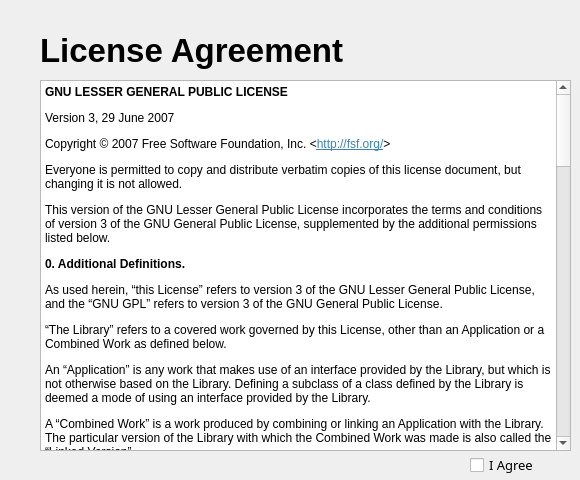
<?xml version="1.0" encoding="UTF-8"?>
<ui version="4.0">
 <class>ReadingTab</class>
 <widget class="QWidget" name="ReadingTab">
  <property name="geometry">
   <rect>
    <x>0</x>
    <y>0</y>
    <width>580</width>
    <height>480</height>
   </rect>
  </property>
  <property name="windowTitle">
   <string>Form</string>
  </property>
  <widget class="QLabel" name="label">
   <property name="geometry">
    <rect>
     <x>40</x>
     <y>30</y>
     <width>521</width>
     <height>40</height>
    </rect>
   </property>
   <property name="font">
    <font>
     <pointsize>25</pointsize>
     <weight>75</weight>
     <bold>true</bold>
    </font>
   </property>
   <property name="text">
    <string>License Agreement</string>
   </property>
  </widget>
  <widget class="QTextBrowser" name="textBrowser">
   <property name="geometry">
    <rect>
     <x>40</x>
     <y>80</y>
     <width>531</width>
     <height>371</height>
    </rect>
   </property>
   <property name="html">
    <string>&lt;!DOCTYPE HTML PUBLIC &quot;-//W3C//DTD HTML 4.0//EN&quot; &quot;http://www.w3.org/TR/REC-html40/strict.dtd&quot;&gt;
&lt;html&gt;&lt;head&gt;&lt;meta name=&quot;qrichtext&quot; content=&quot;1&quot; /&gt;&lt;style type=&quot;text/css&quot;&gt;
p, li { white-space: pre-wrap; }
&lt;/style&gt;&lt;/head&gt;&lt;body style=&quot; font-family:'Sans Serif'; font-size:9pt; font-weight:400; font-style:normal;&quot;&gt;
&lt;p style=&quot; margin-top:14px; margin-bottom:12px; margin-left:0px; margin-right:0px; -qt-block-indent:0; text-indent:0px;&quot;&gt;&lt;span style=&quot; font-weight:600;&quot;&gt;GNU LESSER GENERAL PUBLIC LICENSE&lt;/span&gt;&lt;/p&gt;
&lt;p style=&quot; margin-top:12px; margin-bottom:12px; margin-left:0px; margin-right:0px; -qt-block-indent:0; text-indent:0px;&quot;&gt;Version 3, 29 June 2007 &lt;/p&gt;
&lt;p style=&quot; margin-top:12px; margin-bottom:12px; margin-left:0px; margin-right:0px; -qt-block-indent:0; text-indent:0px;&quot;&gt;Copyright © 2007 Free Software Foundation, Inc. &amp;lt;&lt;a href=&quot;http://fsf.org/&quot;&gt;&lt;span style=&quot; text-decoration: underline; color:#3b82b2;&quot;&gt;http://fsf.org/&lt;/span&gt;&lt;/a&gt;&amp;gt;&lt;/p&gt;
&lt;p style=&quot; margin-top:12px; margin-bottom:12px; margin-left:0px; margin-right:0px; -qt-block-indent:0; text-indent:0px;&quot;&gt;Everyone is permitted to copy and distribute verbatim copies of this license document, but changing it is not allowed. &lt;/p&gt;
&lt;p style=&quot; margin-top:12px; margin-bottom:12px; margin-left:0px; margin-right:0px; -qt-block-indent:0; text-indent:0px;&quot;&gt;This version of the GNU Lesser General Public License incorporates the terms and conditions of version 3 of the GNU General Public License, supplemented by the additional permissions listed below. &lt;/p&gt;
&lt;p style=&quot; margin-top:0px; margin-bottom:0px; margin-left:0px; margin-right:0px; -qt-block-indent:0; text-indent:0px;&quot;&gt;&lt;a name=&quot;section0&quot;&gt;&lt;/a&gt;&lt;span style=&quot; font-weight:600;&quot;&gt;0&lt;/span&gt;&lt;span style=&quot; font-weight:600;&quot;&gt;. Additional Definitions.&lt;/span&gt; &lt;/p&gt;
&lt;p style=&quot; margin-top:12px; margin-bottom:12px; margin-left:0px; margin-right:0px; -qt-block-indent:0; text-indent:0px;&quot;&gt;As used herein, “this License” refers to version 3 of the GNU Lesser General Public License, and the “GNU GPL” refers to version 3 of the GNU General Public License. &lt;/p&gt;
&lt;p style=&quot; margin-top:12px; margin-bottom:12px; margin-left:0px; margin-right:0px; -qt-block-indent:0; text-indent:0px;&quot;&gt;“The Library” refers to a covered work governed by this License, other than an Application or a Combined Work as defined below. &lt;/p&gt;
&lt;p style=&quot; margin-top:12px; margin-bottom:12px; margin-left:0px; margin-right:0px; -qt-block-indent:0; text-indent:0px;&quot;&gt;An “Application” is any work that makes use of an interface provided by the Library, but which is not otherwise based on the Library. Defining a subclass of a class defined by the Library is deemed a mode of using an interface provided by the Library. &lt;/p&gt;
&lt;p style=&quot; margin-top:12px; margin-bottom:12px; margin-left:0px; margin-right:0px; -qt-block-indent:0; text-indent:0px;&quot;&gt;A “Combined Work” is a work produced by combining or linking an Application with the Library. The particular version of the Library with which the Combined Work was made is also called the “Linked Version”. &lt;/p&gt;
&lt;p style=&quot; margin-top:12px; margin-bottom:12px; margin-left:0px; margin-right:0px; -qt-block-indent:0; text-indent:0px;&quot;&gt;The “Minimal Corresponding Source” for a Combined Work means the Corresponding Source for the Combined Work, excluding any source code for portions of the Combined Work that, considered in isolation, are based on the Application, and not on the Linked Version. &lt;/p&gt;
&lt;p style=&quot; margin-top:12px; margin-bottom:12px; margin-left:0px; margin-right:0px; -qt-block-indent:0; text-indent:0px;&quot;&gt;The “Corresponding Application Code” for a Combined Work means the object code and/or source code for the Application, including any data and utility programs needed for reproducing the Combined Work from the Application, but excluding the System Libraries of the Combined Work. &lt;/p&gt;
&lt;p style=&quot; margin-top:0px; margin-bottom:0px; margin-left:0px; margin-right:0px; -qt-block-indent:0; text-indent:0px;&quot;&gt;&lt;a name=&quot;section1&quot;&gt;&lt;/a&gt;&lt;span style=&quot; font-weight:600;&quot;&gt;1&lt;/span&gt;&lt;span style=&quot; font-weight:600;&quot;&gt;. Exception to Section 3 of the GNU GPL.&lt;/span&gt; &lt;/p&gt;
&lt;p style=&quot; margin-top:12px; margin-bottom:12px; margin-left:0px; margin-right:0px; -qt-block-indent:0; text-indent:0px;&quot;&gt;You may convey a covered work under sections 3 and 4 of this License without being bound by section 3 of the GNU GPL. &lt;/p&gt;
&lt;p style=&quot; margin-top:0px; margin-bottom:0px; margin-left:0px; margin-right:0px; -qt-block-indent:0; text-indent:0px;&quot;&gt;&lt;a name=&quot;section2&quot;&gt;&lt;/a&gt;&lt;span style=&quot; font-weight:600;&quot;&gt;2&lt;/span&gt;&lt;span style=&quot; font-weight:600;&quot;&gt;. Conveying Modified Versions.&lt;/span&gt; &lt;/p&gt;
&lt;p style=&quot; margin-top:12px; margin-bottom:12px; margin-left:0px; margin-right:0px; -qt-block-indent:0; text-indent:0px;&quot;&gt;If you modify a copy of the Library, and, in your modifications, a facility refers to a function or data to be supplied by an Application that uses the facility (other than as an argument passed when the facility is invoked), then you may convey a copy of the modified version: &lt;/p&gt;
&lt;ul style=&quot;margin-top: 0px; margin-bottom: 0px; margin-left: 0px; margin-right: 0px; -qt-list-indent: 1;&quot;&gt;&lt;li style=&quot; margin-top:12px; margin-bottom:0px; margin-left:0px; margin-right:0px; -qt-block-indent:0; text-indent:0px;&quot;&gt;a) under this License, provided that you make a good faith effort to ensure that, in the event an Application does not supply the function or data, the facility still operates, and performs whatever part of its purpose remains meaningful, or &lt;/li&gt;
&lt;li style=&quot; margin-top:0px; margin-bottom:12px; margin-left:0px; margin-right:0px; -qt-block-indent:0; text-indent:0px;&quot;&gt;b) under the GNU GPL, with none of the additional permissions of this License applicable to that copy. &lt;/li&gt;&lt;/ul&gt;
&lt;p style=&quot; margin-top:0px; margin-bottom:0px; margin-left:0px; margin-right:0px; -qt-block-indent:0; text-indent:0px;&quot;&gt;&lt;a name=&quot;section3&quot;&gt;&lt;/a&gt;&lt;span style=&quot; font-weight:600;&quot;&gt;3&lt;/span&gt;&lt;span style=&quot; font-weight:600;&quot;&gt;. Object Code Incorporating Material from Library Header Files.&lt;/span&gt; &lt;/p&gt;
&lt;p style=&quot; margin-top:12px; margin-bottom:12px; margin-left:0px; margin-right:0px; -qt-block-indent:0; text-indent:0px;&quot;&gt;The object code form of an Application may incorporate material from a header file that is part of the Library. You may convey such object code under terms of your choice, provided that, if the incorporated material is not limited to numerical parameters, data structure layouts and accessors, or small macros, inline functions and templates (ten or fewer lines in length), you do both of the following: &lt;/p&gt;
&lt;ul style=&quot;margin-top: 0px; margin-bottom: 0px; margin-left: 0px; margin-right: 0px; -qt-list-indent: 1;&quot;&gt;&lt;li style=&quot; margin-top:12px; margin-bottom:0px; margin-left:0px; margin-right:0px; -qt-block-indent:0; text-indent:0px;&quot;&gt;a) Give prominent notice with each copy of the object code that the Library is used in it and that the Library and its use are covered by this License. &lt;/li&gt;
&lt;li style=&quot; margin-top:0px; margin-bottom:12px; margin-left:0px; margin-right:0px; -qt-block-indent:0; text-indent:0px;&quot;&gt;b) Accompany the object code with a copy of the GNU GPL and this license document. &lt;/li&gt;&lt;/ul&gt;
&lt;p style=&quot; margin-top:0px; margin-bottom:0px; margin-left:0px; margin-right:0px; -qt-block-indent:0; text-indent:0px;&quot;&gt;&lt;a name=&quot;section4&quot;&gt;&lt;/a&gt;&lt;span style=&quot; font-weight:600;&quot;&gt;4&lt;/span&gt;&lt;span style=&quot; font-weight:600;&quot;&gt;. Combined Works.&lt;/span&gt; &lt;/p&gt;
&lt;p style=&quot; margin-top:12px; margin-bottom:12px; margin-left:0px; margin-right:0px; -qt-block-indent:0; text-indent:0px;&quot;&gt;You may convey a Combined Work under terms of your choice that, taken together, effectively do not restrict modification of the portions of the Library contained in the Combined Work and reverse engineering for debugging such modifications, if you also do each of the following: &lt;/p&gt;
&lt;ul style=&quot;margin-top: 0px; margin-bottom: 0px; margin-left: 0px; margin-right: 0px; -qt-list-indent: 1;&quot;&gt;&lt;li style=&quot; margin-top:12px; margin-bottom:0px; margin-left:0px; margin-right:0px; -qt-block-indent:0; text-indent:0px;&quot;&gt;a) Give prominent notice with each copy of the Combined Work that the Library is used in it and that the Library and its use are covered by this License. &lt;/li&gt;
&lt;li style=&quot; margin-top:0px; margin-bottom:0px; margin-left:0px; margin-right:0px; -qt-block-indent:0; text-indent:0px;&quot;&gt;b) Accompany the Combined Work with a copy of the GNU GPL and this license document. &lt;/li&gt;
&lt;li style=&quot; margin-top:0px; margin-bottom:0px; margin-left:0px; margin-right:0px; -qt-block-indent:0; text-indent:0px;&quot;&gt;c) For a Combined Work that displays copyright notices during execution, include the copyright notice for the Library among these notices, as well as a reference directing the user to the copies of the GNU GPL and this license document. &lt;/li&gt;
&lt;li style=&quot; margin-top:0px; margin-bottom:0px; margin-left:0px; margin-right:0px; -qt-block-indent:0; text-indent:0px;&quot;&gt;d) Do one of the following: &lt;/li&gt;
&lt;ul type=&quot;circle&quot; style=&quot;margin-top: 0px; margin-bottom: 0px; margin-left: 0px; margin-right: 0px; -qt-list-indent: 2;&quot;&gt;&lt;li style=&quot; margin-top:0px; margin-bottom:0px; margin-left:0px; margin-right:0px; -qt-block-indent:0; text-indent:0px;&quot;&gt;0) Convey the Minimal Corresponding Source under the terms of this License, and the Corresponding Application Code in a form suitable for, and under terms that permit, the user to recombine or relink the Application with a modified version of the Linked Version to produce a modified Combined Work, in the manner specified by section 6 of the GNU GPL for conveying Corresponding Source. &lt;/li&gt;
&lt;li style=&quot; margin-top:0px; margin-bottom:0px; margin-left:0px; margin-right:0px; -qt-block-indent:0; text-indent:0px;&quot;&gt;1) Use a suitable shared library mechanism for linking with the Library. A suitable mechanism is one that (a) uses at run time a copy of the Library already present on the user's computer system, and (b) will operate properly with a modified version of the Library that is interface-compatible with the Linked Version. &lt;/li&gt;&lt;/ul&gt;
&lt;li style=&quot; margin-top:0px; margin-bottom:12px; margin-left:0px; margin-right:0px; -qt-block-indent:0; text-indent:0px;&quot;&gt;e) Provide Installation Information, but only if you would otherwise be required to provide such information under section 6 of the GNU GPL, and only to the extent that such information is necessary to install and execute a modified version of the Combined Work produced by recombining or relinking the Application with a modified version of the Linked Version. (If you use option 4d0, the Installation Information must accompany the Minimal Corresponding Source and Corresponding Application Code. If you use option 4d1, you must provide the Installation Information in the manner specified by section 6 of the GNU GPL for conveying Corresponding Source.) &lt;/li&gt;&lt;/ul&gt;
&lt;p style=&quot; margin-top:0px; margin-bottom:0px; margin-left:0px; margin-right:0px; -qt-block-indent:0; text-indent:0px;&quot;&gt;&lt;a name=&quot;section5&quot;&gt;&lt;/a&gt;&lt;span style=&quot; font-weight:600;&quot;&gt;5&lt;/span&gt;&lt;span style=&quot; font-weight:600;&quot;&gt;. Combined Libraries.&lt;/span&gt; &lt;/p&gt;
&lt;p style=&quot; margin-top:12px; margin-bottom:12px; margin-left:0px; margin-right:0px; -qt-block-indent:0; text-indent:0px;&quot;&gt;You may place library facilities that are a work based on the Library side by side in a single library together with other library facilities that are not Applications and are not covered by this License, and convey such a combined library under terms of your choice, if you do both of the following: &lt;/p&gt;
&lt;ul style=&quot;margin-top: 0px; margin-bottom: 0px; margin-left: 0px; margin-right: 0px; -qt-list-indent: 1;&quot;&gt;&lt;li style=&quot; margin-top:12px; margin-bottom:0px; margin-left:0px; margin-right:0px; -qt-block-indent:0; text-indent:0px;&quot;&gt;a) Accompany the combined library with a copy of the same work based on the Library, uncombined with any other library facilities, conveyed under the terms of this License. &lt;/li&gt;
&lt;li style=&quot; margin-top:0px; margin-bottom:12px; margin-left:0px; margin-right:0px; -qt-block-indent:0; text-indent:0px;&quot;&gt;b) Give prominent notice with the combined library that part of it is a work based on the Library, and explaining where to find the accompanying uncombined form of the same work. &lt;/li&gt;&lt;/ul&gt;
&lt;p style=&quot; margin-top:0px; margin-bottom:0px; margin-left:0px; margin-right:0px; -qt-block-indent:0; text-indent:0px;&quot;&gt;&lt;a name=&quot;section6&quot;&gt;&lt;/a&gt;&lt;span style=&quot; font-weight:600;&quot;&gt;6&lt;/span&gt;&lt;span style=&quot; font-weight:600;&quot;&gt;. Revised Versions of the GNU Lesser General Public License.&lt;/span&gt; &lt;/p&gt;
&lt;p style=&quot; margin-top:12px; margin-bottom:12px; margin-left:0px; margin-right:0px; -qt-block-indent:0; text-indent:0px;&quot;&gt;The Free Software Foundation may publish revised and/or new versions of the GNU Lesser General Public License from time to time. Such new versions will be similar in spirit to the present version, but may differ in detail to address new problems or concerns. &lt;/p&gt;
&lt;p style=&quot; margin-top:12px; margin-bottom:12px; margin-left:0px; margin-right:0px; -qt-block-indent:0; text-indent:0px;&quot;&gt;Each version is given a distinguishing version number. If the Library as you received it specifies that a certain numbered version of the GNU Lesser General Public License “or any later version” applies to it, you have the option of following the terms and conditions either of that published version or of any later version published by the Free Software Foundation. If the Library as you received it does not specify a version number of the GNU Lesser General Public License, you may choose any version of the GNU Lesser General Public License ever published by the Free Software Foundation. &lt;/p&gt;
&lt;p style=&quot; margin-top:12px; margin-bottom:12px; margin-left:0px; margin-right:0px; -qt-block-indent:0; text-indent:0px;&quot;&gt;If the Library as you received it specifies that a proxy can decide whether future versions of the GNU Lesser General Public License shall apply, that proxy's public statement of acceptance of any version is permanent authorization for you to choose that version for the Library. &lt;/p&gt;&lt;/body&gt;&lt;/html&gt;</string>
   </property>
  </widget>
  <widget class="QCheckBox" name="IAgreeCheckBox">
   <property name="geometry">
    <rect>
     <x>470</x>
     <y>455</y>
     <width>101</width>
     <height>20</height>
    </rect>
   </property>
   <property name="font">
    <font>
     <family>Sans Serif</family>
     <pointsize>10</pointsize>
    </font>
   </property>
   <property name="text">
    <string>I Agree</string>
   </property>
  </widget>
 </widget>
 <resources/>
 <connections/>
</ui>
